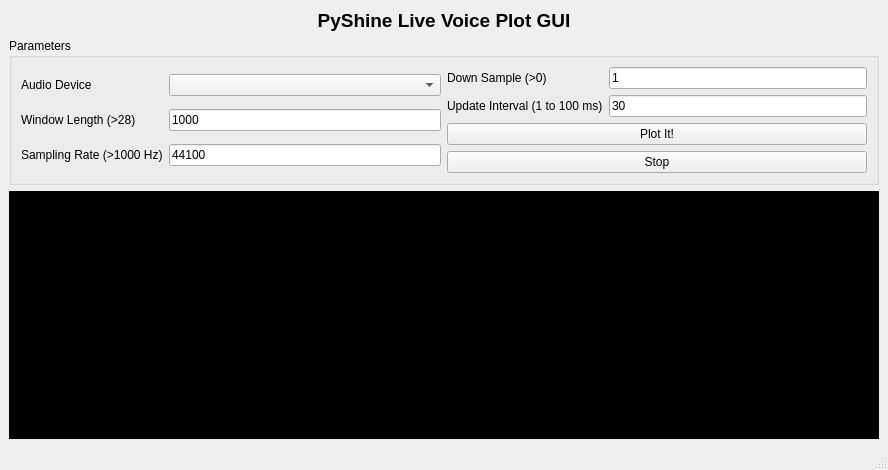
<?xml version="1.0" encoding="UTF-8"?>
<ui version="4.0">
 <class>MainWindow</class>
 <widget class="QMainWindow" name="MainWindow">
  <property name="geometry">
   <rect>
    <x>0</x>
    <y>0</y>
    <width>888</width>
    <height>470</height>
   </rect>
  </property>
  <property name="windowTitle">
   <string>MainWindow</string>
  </property>
  <widget class="QWidget" name="centralwidget">
   <layout class="QGridLayout" name="gridLayout_5">
    <item row="0" column="0">
     <layout class="QGridLayout" name="gridLayout_4">
      <item row="1" column="1">
       <widget class="QGroupBox" name="groupBox">
        <property name="title">
         <string>Parameters</string>
        </property>
        <layout class="QGridLayout" name="gridLayout_3">
         <item row="0" column="0">
          <layout class="QGridLayout" name="gridLayout_2">
           <item row="0" column="0">
            <widget class="QLabel" name="label_2">
             <property name="text">
              <string>Audio Device</string>
             </property>
            </widget>
           </item>
           <item row="0" column="1">
            <widget class="QComboBox" name="comboBox"/>
           </item>
           <item row="1" column="0">
            <widget class="QLabel" name="label_3">
             <property name="text">
              <string>Window Length (&gt;28)</string>
             </property>
            </widget>
           </item>
           <item row="1" column="1">
            <widget class="QLineEdit" name="lineEdit">
             <property name="text">
              <string>1000</string>
             </property>
            </widget>
           </item>
           <item row="2" column="0">
            <widget class="QLabel" name="label_4">
             <property name="text">
              <string>Sampling Rate (&gt;1000 Hz)</string>
             </property>
            </widget>
           </item>
           <item row="2" column="1">
            <widget class="QLineEdit" name="lineEdit_2">
             <property name="text">
              <string>44100</string>
             </property>
            </widget>
           </item>
          </layout>
         </item>
         <item row="0" column="1">
          <layout class="QVBoxLayout" name="verticalLayout">
           <item>
            <layout class="QGridLayout" name="gridLayout">
             <item row="0" column="0">
              <widget class="QLabel" name="label_5">
               <property name="text">
                <string>Down Sample (&gt;0)</string>
               </property>
              </widget>
             </item>
             <item row="0" column="1">
              <widget class="QLineEdit" name="lineEdit_3">
               <property name="text">
                <string>1</string>
               </property>
              </widget>
             </item>
             <item row="1" column="0">
              <widget class="QLabel" name="label_6">
               <property name="text">
                <string>Update Interval (1 to 100 ms)</string>
               </property>
              </widget>
             </item>
             <item row="1" column="1">
              <widget class="QLineEdit" name="lineEdit_4">
               <property name="text">
                <string>30</string>
               </property>
              </widget>
             </item>
            </layout>
           </item>
           <item>
            <widget class="QPushButton" name="pushButton">
             <property name="text">
              <string>Plot It!</string>
             </property>
            </widget>
           </item>
           <item>
            <widget class="QPushButton" name="pushButton_2">
             <property name="text">
              <string>Stop</string>
             </property>
            </widget>
           </item>
          </layout>
         </item>
        </layout>
       </widget>
      </item>
      <item row="2" column="1">
       <widget class="QWidget" name="widget" native="true">
        <property name="styleSheet">
         <string notr="true">background-color: rgb(0, 0, 0);</string>
        </property>
       </widget>
      </item>
      <item row="0" column="1">
       <widget class="QLabel" name="label">
        <property name="text">
         <string>&lt;html&gt;&lt;head/&gt;&lt;body&gt;&lt;p&gt;&lt;span style=&quot; font-size:14pt; font-weight:600;&quot;&gt;PyShine Live Voice Plot GUI&lt;/span&gt;&lt;/p&gt;&lt;/body&gt;&lt;/html&gt;</string>
        </property>
        <property name="alignment">
         <set>Qt::AlignCenter</set>
        </property>
       </widget>
      </item>
      <item row="3" column="1">
       <spacer name="horizontalSpacer">
        <property name="orientation">
         <enum>Qt::Horizontal</enum>
        </property>
        <property name="sizeHint" stdset="0">
         <size>
          <width>778</width>
          <height>0</height>
         </size>
        </property>
       </spacer>
      </item>
      <item row="2" column="0">
       <spacer name="verticalSpacer">
        <property name="orientation">
         <enum>Qt::Vertical</enum>
        </property>
        <property name="sizeHint" stdset="0">
         <size>
          <width>0</width>
          <height>40</height>
         </size>
        </property>
       </spacer>
      </item>
     </layout>
    </item>
   </layout>
  </widget>
  <widget class="QStatusBar" name="statusbar"/>
 </widget>
 <resources/>
 <connections/>
</ui>
